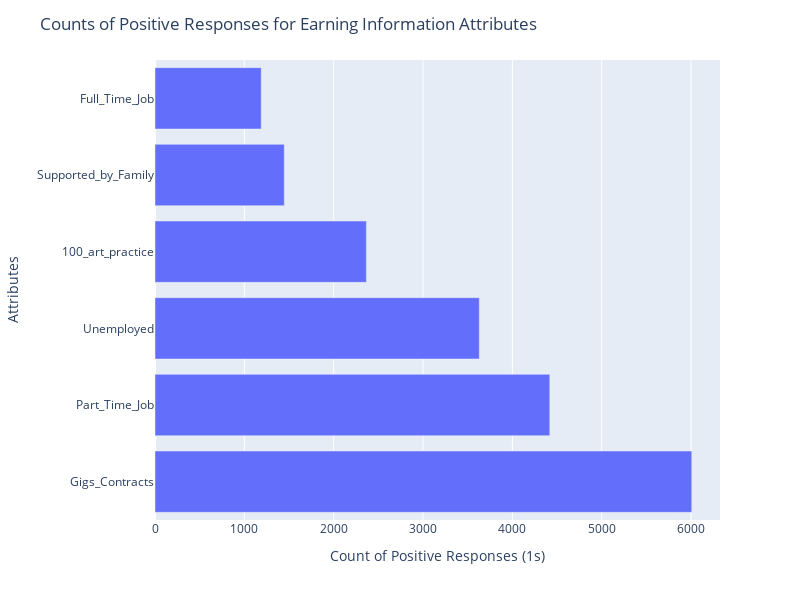

The code cell stored with this chart in its notebook:
### Code cell
import pandas as pd
import plotly.express as px
import streamlit as st

def create_plot_4(data_dict, df5):
    earning_info_columns = data_dict['earning_info']  # Assuming 'data_dict' is your dictionary
    earning_info_sums = df5[earning_info_columns].sum()
    sorted_sums = earning_info_sums.sort_values(ascending=False)
    
    # Create a dataframe from the sorted data
    data = pd.DataFrame({'Attributes': sorted_sums.index, 'Count of Positive Responses (1s)': sorted_sums.values})
    
    # Remove 'earn_' prefix from y-axis labels
    data['Attributes'] = data['Attributes'].str.replace('earn_', '')
    
    # Create the bar chart using Plotly Express
    fig = px.bar(data, x='Count of Positive Responses (1s)', y='Attributes', orientation='h')

    # Update layout for better visualization (optional)
    fig.update_layout(title='Counts of Positive Responses for Earning Information Attributes',
                      height=600, width=800)  # Adjust size as needed

    return fig

fig = create_plot_4(data_dict, df5)
fig.show()

# # Display the Plotly figure in Streamlit
# st.plotly_chart(fig)

### Figure 1 — Plotly figure (JSON) as saved in the notebook; plotly's stock layout.template omitted (floating-point values rounded to 4 significant figures)
{"data": [{"alignmentgroup": "True", "hovertemplate": "Count of Positive Responses (1s)=%{x}<br>Attributes=%{y}<extra></extra>", "legendgroup": "", "marker": {"color": "#636efa", "pattern": {"shape": ""}}, "name": "", "offsetgroup": "", "orientation": "h", "showlegend": false, "textposition": "auto", "type": "bar", "x": [6008, 4419, 3630, 2366, 1447, 1189], "xaxis": "x", "y": ["Gigs_Contracts", "Part_Time_Job", "Unemployed", "100_art_practice", "Supported_by_Family", "Full_Time_Job"], "yaxis": "y"}], "layout": {"barmode": "relative", "height": 600, "legend": {"tracegroupgap": 0}, "margin": {"t": 60}, "title": {"text": "Counts of Positive Responses for Earning Information Attributes"}, "width": 800, "xaxis": {"anchor": "y", "domain": [0, 1], "title": {"text": "Count of Positive Responses (1s)"}}, "yaxis": {"anchor": "x", "domain": [0, 1], "title": {"text": "Attributes"}}}}
